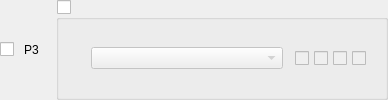
       <widget class="QWidget" name="widgetPlayer3">
        <layout class="QHBoxLayout" name="horizontalLayoutPlayer3">
         <property name="spacing">
          <number>10</number>
         </property>
         <property name="leftMargin">
          <number>0</number>
         </property>
         <property name="topMargin">
          <number>0</number>
         </property>
         <property name="rightMargin">
          <number>0</number>
         </property>
         <property name="bottomMargin">
          <number>0</number>
         </property>
         <item>
          <widget class="QCheckBox" name="checkboxPlayer3Connected">
           <property name="checked">
            <bool>false</bool>
           </property>
           <property name="playerToggle" stdset="0">
            <bool>true</bool>
           </property>
          </widget>
         </item>
         <item>
          <widget class="QLabel" name="labelConnectedPlayer3">
           <property name="text">
            <string notr="true">P3</string>
           </property>
           <property name="playerNumber" stdset="0">
            <bool>true</bool>
           </property>
           <property name="minimumSize">
            <size>
             <width>22</width>
             <height>0</height>
            </size>
           </property>
          </widget>
         </item>
         <item>
          <widget class="QGroupBox" name="groupPlayer3Connected">
           <property name="title">
            <string notr="true" />
           </property>
           <property name="checkable">
            <bool>true</bool>
           </property>
           <property name="checked">
            <bool>false</bool>
           </property>
           <property name="player" stdset="0">
            <bool>true</bool>
           </property>
           <layout class="QHBoxLayout" name="groupPlayer3Layout" stretch="0,0,0,1">
            <property name="spacing">
             <number>12</number>
            </property>
            <property name="leftMargin">
             <number>0</number>
            </property>
            <property name="topMargin">
             <number>0</number>
            </property>
            <property name="rightMargin">
             <number>0</number>
            </property>
            <property name="bottomMargin">
             <number>0</number>
            </property>
            <item>
             <widget class="QLabel" name="controllerPlayer3">
              <property name="minimumSize">
               <size>
                <width>20</width>
                <height>20</height>
               </size>
              </property>
              <property name="maximumSize">
               <size>
                <width>20</width>
                <height>20</height>
               </size>
              </property>
             </widget>
            </item>
            <item>
             <widget class="QComboBox" name="comboPlayer3Emulated">
              <property name="minimumSize">
               <size>
                <width>192</width>
                <height>0</height>
               </size>
              </property>
              <property name="maximumSize">
               <size>
                <width>192</width>
                <height>16777215</height>
               </size>
              </property>
             </widget>
            </item>
            <item>
             <widget class="QWidget" name="Player3LEDs">
              <layout class="QHBoxLayout" name="Player3LEDsLayout">
               <property name="spacing">
                <number>5</number>
               </property>
               <property name="leftMargin">
                <number>0</number>
               </property>
               <property name="topMargin">
                <number>0</number>
               </property>
               <property name="rightMargin">
                <number>0</number>
               </property>
               <property name="bottomMargin">
                <number>0</number>
               </property>
               <item>
                <widget class="QCheckBox" name="checkboxPlayer3LED1">
                 <property name="enabled">
                  <bool>false</bool>
                 </property>
                 <property name="focusPolicy">
                  <enum>Qt::NoFocus</enum>
                 </property>
                 <property name="led" stdset="0">
                  <bool>true</bool>
                 </property>
                </widget>
               </item>
               <item>
                <widget class="QCheckBox" name="checkboxPlayer3LED2">
                 <property name="enabled">
                  <bool>false</bool>
                 </property>
                 <property name="focusPolicy">
                  <enum>Qt::NoFocus</enum>
                 </property>
                 <property name="led" stdset="0">
                  <bool>true</bool>
                 </property>
                </widget>
               </item>
               <item>
                <widget class="QCheckBox" name="checkboxPlayer3LED3">
                 <property name="enabled">
                  <bool>false</bool>
                 </property>
                 <property name="focusPolicy">
                  <enum>Qt::NoFocus</enum>
                 </property>
                 <property name="led" stdset="0">
                  <bool>true</bool>
                 </property>
                </widget>
               </item>
               <item>
                <widget class="QCheckBox" name="checkboxPlayer3LED4">
                 <property name="enabled">
                  <bool>false</bool>
                 </property>
                 <property name="focusPolicy">
                  <enum>Qt::NoFocus</enum>
                 </property>
                 <property name="led" stdset="0">
                  <bool>true</bool>
                 </property>
                </widget>
               </item>
              </layout>
             </widget>
            </item>
            <item>
             <widget class="QLabel" name="labelPlayer3Explain">
              <property name="alignment">
               <set>Qt::AlignRight|Qt::AlignVCenter</set>
              </property>
              <property name="explain" stdset="0">
               <bool>true</bool>
              </property>
             </widget>
            </item>
           </layout>
          </widget>
         </item>
        </layout>
       </widget>
